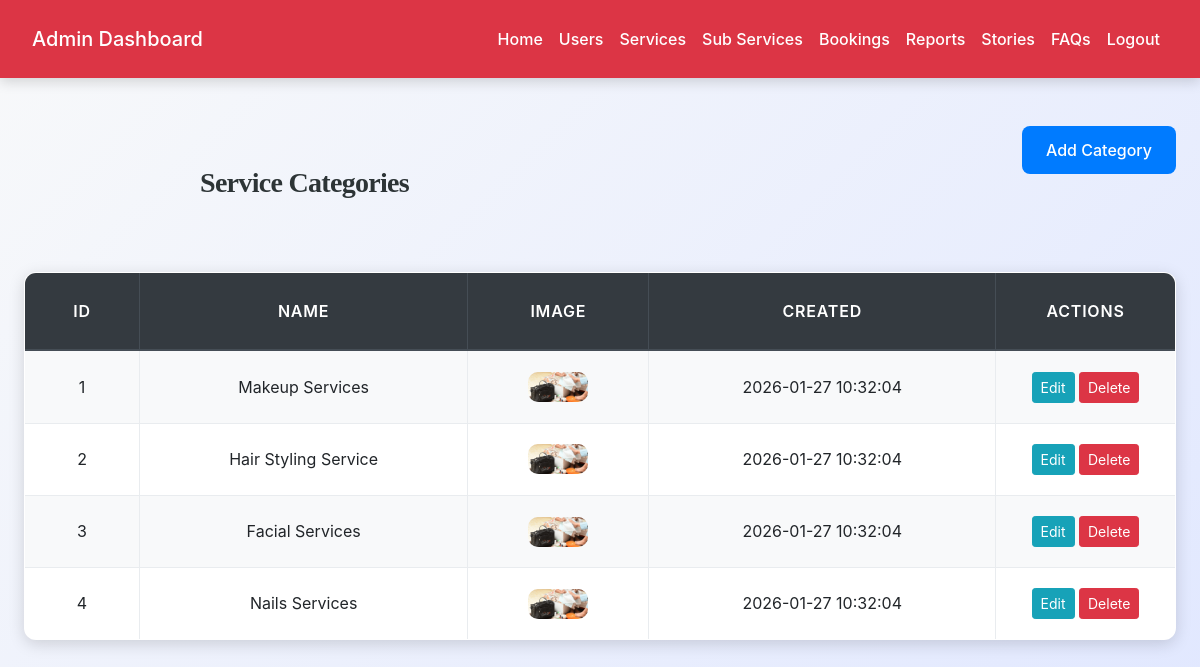
/admin/categories_list.php (signed in), run on the app's committed database.
### tables this page shows
CREATE TABLE `service_categories` (
  `category_id` int(11) NOT NULL,
  `category_name` varchar(100) NOT NULL,
  `description` text DEFAULT NULL,
  `image_url` varchar(255) DEFAULT NULL,
  `created_at` datetime DEFAULT current_timestamp()
);

### admin/categories_list.php (the view, shortened to what this page needs)
<?php
include('config.php');
$categories = mysqli_query($conn, "SELECT * FROM service_categories ORDER BY created_at DESC");
?>
<!DOCTYPE html>
<html>
<head>
    <link rel="stylesheet" href="https://maxcdn.bootstrapcdn.com/bootstrap/4.5.2/css/bootstrap.min.css">
    <link rel="stylesheet" href="../css/style.css">
</head>
<body>
<?php include('admin_navbar.php'); ?>
<div class="container mt-5">
    <div class="row mb-3">
        <div class="col">
            <h3>Service Categories</h3>
        </div>
        <div class="col text-right">
            <a href="category_add.php" class="btn btn-primary">Add Category</a>
        </div>
    </div>
    <table class="table table-bordered table-striped">
        <thead class="thead-dark">
            <tr>
                <th>ID</th>
                <th>Name</th>
                <th>Image</th>
                <th>Created</th>
                <th width="180">Actions</th>
            </tr>
        </thead>
        <tbody>
        <?php while ($row = mysqli_fetch_assoc($categories)): ?>
            <tr>
                <td><?= $row['category_id'] ?></td>
                <td><?= htmlspecialchars($row['category_name']) ?></td>
                <td>
                    <?php if ($row['image_url']): ?>
                        <img src="../images/<?= $row['image_url'] ?>" width="60">
                    <?php endif; ?>
                </td>
                <td><?= $row['created_at'] ?></td>
                <td>
                    <a href="category_edit.php?id=<?= $row['category_id'] ?>" class="btn btn-sm btn-info">Edit</a>
                    <a href="?delete=<?= $row['category_id'] ?>"
                       onclick="return confirm('Delete this category?')"
                       class="btn btn-sm btn-danger">Delete</a>
                </td>
            </tr>
        <?php endwhile; ?>
        </tbody>
    </table>
</div>
</body>
</html>

### css/style.css (style rules this page uses)
:root { --primary: #007bff; --secondary: #6c757d; --success: #28a745; --info: #17a2b8; --warning: #ffc107; --danger: #dc3545; --light: #f8f9fa; --dark: #2d3436; --accent: #ff6f61; --highlight: #6f42c1; --shadow: rgba(0, 0, 0, 0.15); --transition: all 0.3s ease-in-out; }
body { font-family: 'Inter', 'Segoe UI', Tahoma, Geneva, Verdana, sans-serif; background: linear-gradient(135deg, var(--light) 0%, #e0e7ff 100%); color: var(--dark); line-height: 1.8; margin: 0; padding: 0; min-height: 100vh; font-size: 16px; }
h1, h2, h3, h4 { text-align: center; margin: 2.5rem 0; font-family: 'Georgia', 'Times New Roman', serif; color: var(--dark); font-weight: 700; letter-spacing: -0.025em; }
h3 { font-size: 1.75rem; }
.container { max-width: 1200px; margin: 0 auto 3rem; padding: 0 1.5rem; }
.table { width: 100%; border-collapse: collapse; margin: 2rem 0; font-size: 1rem; background-color: #ffffff; border-radius: 12px; overflow: hidden; box-shadow: 0 4px 16px var(--shadow); transition: var(--transition); }
.table th, .table td { padding: 1.25rem; border: 1px solid #e9ecef; text-align: center; vertical-align: middle; }
.table thead th { background-color: rgb(0, 0, 0); color: white; font-weight: 600; text-transform: uppercase; letter-spacing: 0.05em; padding: 1.5rem; }
.table tbody tr { transition: var(--transition); }
.table tbody tr:nth-child(odd) { background-color: var(--light); }
.table img { max-width: 120px; max-height: 120px; border-radius: 10px; object-fit: cover; transition: var(--transition); }
.btn-primary { background-color: var(--primary); color: #fff; border: none; border-radius: 8px; padding: 0.75rem 1.5rem; font-size: 1rem; font-weight: 500; cursor: pointer; transition: var(--transition); display: inline-flex; align-items: center; justify-content: center; }
a { color: var(--primary); text-decoration: none; font-weight: 500; transition: var(--transition); }

### data on the page
service_categories: category_id "1", category_name "Makeup Services", image_url (picture), created_at "2026-01-27 10:32:04"
service_categories: category_id "2", category_name "Hair Styling Service", image_url (picture), created_at "2026-01-27 10:32:04"
service_categories: category_id "3", category_name "Facial Services", image_url (picture), created_at "2026-01-27 10:32:04"
service_categories: category_id "4", category_name "Nails Services", image_url (picture), created_at "2026-01-27 10:32:04"
